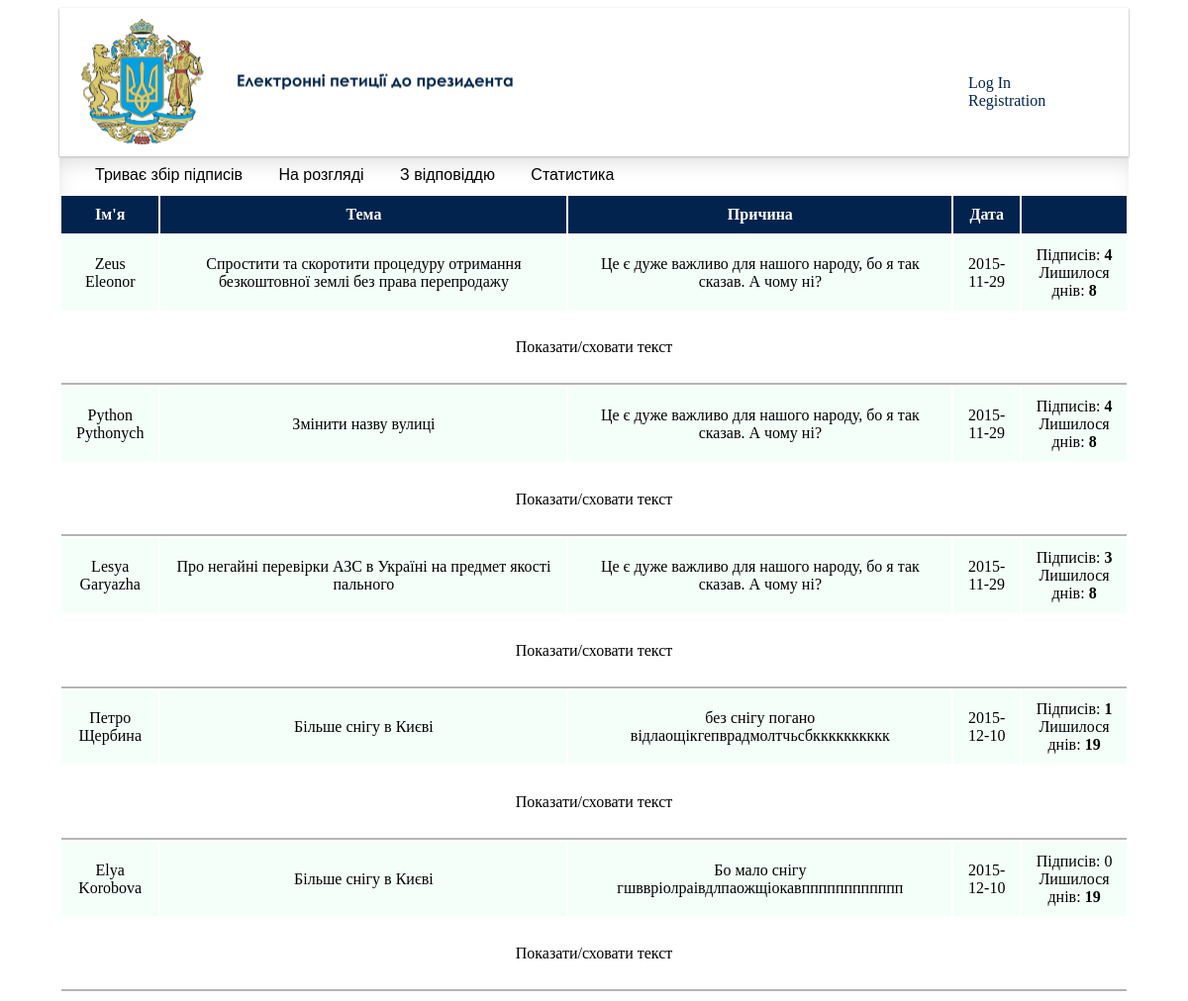
The page / on the database its author committed.
### tables this page shows
CREATE TABLE IF NOT EXISTS `petition` (
  `id` int(11) NOT NULL,
  `author_id` int(11) NOT NULL,
  `topic` varchar(100) NOT NULL,
  `text` text NOT NULL,
  `date` date NOT NULL,
  `benefit` text NOT NULL,
  `petition_state` varchar(20) NOT NULL,
  `state` varchar(20) DEFAULT NULL
);

CREATE TABLE IF NOT EXISTS `users` (
  `id` int(11) NOT NULL,
  `first_name` varchar(25) NOT NULL,
  `last_name` varchar(35) NOT NULL,
  `email` varchar(40) NOT NULL,
  `password` varchar(20) NOT NULL,
  `passport` varchar(8) NOT NULL,
  `admin` tinyint(1) DEFAULT NULL
);

### core/view.php (called while the page is built)
<?php
class View
{
	function generate($content_view, $template_view = null)
	{
		include 'views/'.$content_view;
	}
}
?>

### controllers/controller_main.php (called while the page is built, shortened)
<?php
require_once("core/view.php");
class Controller_Main {
	function __construct()
	{
		$this->view = new View();
		$this->model = new Model_Main();
		$this->view->generate("header.phtml");
	}
	function action_index()
	{
		$this->action_active();
	}
	function action_active()
	{
		$this->model->signPetition();
		$new = $this->model->getActivePetitions('active');
		$count = $this->model->countOfSignes();
		$days_left = $this->model->daysLeft();
		include_once 'views/active.php';
	}
}

### index.php (called while the page is built, shortened)
<?php
require_once 'core/model.php';
require_once 'core/view.php';
require_once 'core/route.php';
Route::start();
?>

### core/model.php (called while the page is built, shortened)
<?php
class Model
{
	function __construct() {
		$link = mysql_connect("localhost", "root", "12345");
		$db =mysql_select_db("petition", $link);
	}
}

### models/model_main.php (called while the page is built, shortened)
<?php
class Model_Main extends Model {
	public function getActivePetitions($state)
	{
		$new = array();
		if ($state != 'with_answer')
			$query = "SELECT petition.`id`, `first_name`, `last_name`, `date`, `text`, `topic`, `benefit` FROM `petition` JOIN users ON petition.author_id = users.id WHERE state != 'with_answer' AND petition_state='".$state."'";
		else
			$query = "SELECT petition.`id`, `first_name`, `last_name`, `date`, `text`, `topic`, `benefit` FROM `petition` JOIN users ON petition.author_id = users.id WHERE state='".$state."'";
		$mysql = mysql_query($query);
		$i = 0;
		while ($arr = mysql_fetch_assoc($mysql)) {
			$new[$i] = $arr;
			$i++;
		}
		return $new;
	}
	function countOfSignes()
	{
		$countForPresident = 6;
		$result = array();
		$q = "SELECT petition_id FROM signatures GROUP BY petition_id";
		$query = mysql_query($q);
		while ($arr = mysql_fetch_assoc($query)) {
			$qC = "SELECT COUNT(*) AS count FROM signatures WHERE petition_id='". $arr['petition_id'] ."'";
			$qQ = mysql_query($qC);
			$cT = mysql_fetch_array($qQ);
			if ($cT['count'] >= $countForPresident) {
				$q = "UPDATE `petition` SET petition_state='in_process' WHERE id = '". $arr['petition_id']. "'";
			}
				$result[$arr['petition_id']] = $cT['count'];
		}
		return $result;
	}
	function daysLeft()
	{
		$days = array();
		$daysForSign = 20;
		$today = date('Y-m-d');
		$q = "SELECT `id`, `date` FROM petition";
		$query = mysql_query($q);
		while ($arr = mysql_fetch_assoc($query)) {
			$iResult=floor((strtotime($today)-strtotime($arr['date']))/(3600*24));
			$iResult = $daysForSign - $iResult;
			if (!$iResult) {
				$q = "UPDATE `petition` SET petition_state='expired' WHERE id = '". $arr['id']. "'";
				$query = mysql_query($q);
			} else {
				$days[$arr['id']] = $iResult;
			}
		}
		return $days;
	}
}

### views/active.php (the view, shortened to what this page needs)
<table class="active">
	<th> Ім'я </th>
	<th> Тема </th>
	<th> Причина </th>
	<th> Дата </th>
	<th>  </th>
<?php
	foreach($new as $appeal) {
?>
	<tr>
		 <td name='title'>
		 <?php echo $appeal['first_name']." ".$appeal['last_name']; ?>
		 </td>
		 <td name='title'>
		 <?php echo $appeal['topic']; ?>
		 </td>
		 <td name='title'>
		 <?php echo $appeal['benefit']; ?>
		 </td>
		 <td name='title'>
		 <?php echo $appeal['date']; ?>
		 </td>
		  <td name='title'>
		 	Підписів:
		 	<?php
		 	if ($count[$appeal['id']] == NULL) echo 0;
		 	echo "<b>".$count[$appeal['id']]."</b><br/>";
		 	if (!$confirmed) {
		 	?>
		 	Лишилося днів:
		 	<?php
		 	} else {
		 		?>
		 		<a href="/petitions/admin/notConfirmed/?answer=<?php echo $appeal['id']; ?>"> Відповісти</a>
		 		<?php
		 	}
		 	echo "<b>".$days_left[$appeal['id']]."</b>";
		 	?>
		 </td>
	</tr>
	<tr>
	<td name='text' colspan='5'>
		 <p> Показати/сховати текст</p>
		 </td>
	</tr>
	 <?php
	}
?>
</table>

### views/header.phtml (shortened to what this page needs)
<!DOCTYPE html>
<html>
<head>
<link rel="stylesheet" type="text/css" href="/petitions/views/style.css">
</head>
<header>
	<img name = "logo" src="/petitions/views/img/ukraine.jpg" />
	<div class="links">
	<?php
	if (empty($_SESSION)) { ?>
		<a name="logIn" href="/petitions/login"> Log In </a> <br />
		<a name="reg" href="/petitions/registration"> Registration </a>
	<?php
	} else {
		echo "<div class='hello'>"."Welcome, ".$_SESSION['first_name']."!".'</div>';
	?>
	<a name="reg" href="/petitions/login/out"> Log Out </a>
	<?php
	} ?>
	</div>
</header>

### core/route.php (shortened to what this page needs)
<?php
class Route
{
	static function start()
	{
		$action_name = 'index';
		$action_name = 'action_'.$action_name;
		$controller = new $controller_name;
		$action = $action_name;
		if(method_exists($controller, $action))
		{
			$controller->$action();
		}
		else
		{
			Route::ErrorPage404();
		}
	}
}

### views/style.css (style rules this page uses)
body { width:90%; margin-left: 5%; }
header { min-height: 150px; box-shadow: 0px 1px 2px 0px rgba(11,14,41,0.51); }
img[name='logo'] { width:500px; margin-left: 2%; margin-top: 1%; }
a[name='reg'], a[name='logIn'] { text-decoration: none; color: #01234D; }
.list { list-style: none; padding: 10px; margin: 0; box-shadow: inset 2px 11px 22px -6px rgba(219,219,219,1); }
.list li { font-family: 'Oswald', sans-serif; font-size: 1em; height: 40px; padding-left: 20px; display: inline; }
.list a { text-decoration: none; padding: 6px; color: black; }
.links { margin-left:85%; margin-top: -7%; }
.active { margin-top: 0%; width: 100%; height: 50%; border-color: #666666; text-align: center; }
.active th { background-color: #01234D; text-align: center; color: white; padding: 10px; font-family: times new roman; }
.active td { padding:1%; }
.active td[name='text'] { border-bottom: 2px inset #B5B5B5; }
.active td[name='title'] { background-color: #F5FFFA; font-color: #4F004F; }

### rows shown on the page
petition: author.first_name "Zeus", author.last_name "Eleonor", topic "Спростити та скоротити процедуру отримання безкоштовної землі без права перепродажу", benefit "Це є дуже важливо для нашого народу, бо я так сказав. А чому ні?", date "2015-11-29", id "4", id "8"
petition: author.first_name "Python", author.last_name "Pythonych", topic "Змінити назву вулиці", benefit "Це є дуже важливо для нашого народу, бо я так сказав. А чому ні?", date "2015-11-29", id "4", id "8"
petition: author.first_name "Lesya", author.last_name "Garyazha", topic "Про негайні перевірки АЗС в Україні на предмет якості пального", benefit "Це є дуже важливо для нашого народу, бо я так сказав. А чому ні?", date "2015-11-29", id "3", id "8"
petition: author.first_name "Петро", author.last_name "Щербина", topic "Більше снігу в Києві", benefit "без снігу погано відлаощікгепврадмолтчьсбкккккккккк", date "2015-12-10", id "1", id "19"
petition: author.first_name "Elya", author.last_name "Korobova", topic "Більше снігу в Києві", benefit "Бо мало снігу гшввріолраівдлпаожщіокавпппппппппппп", date "2015-12-10", id "19"
